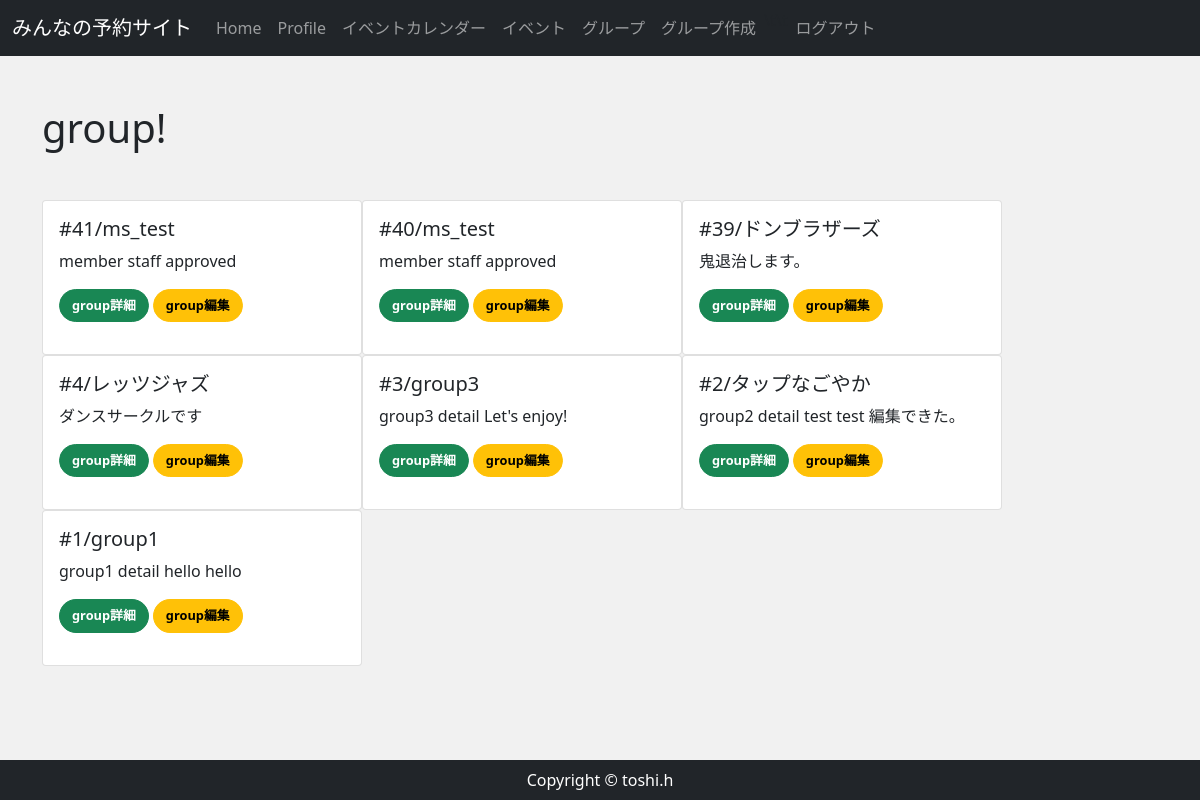
Screenshot of /group/ (signed in) with the database file from the repository.
### reservation/models.py (models this page shows, shortened)
class Group(models.Model):
    group_name = models.CharField(max_length=150)
    group_detail = models.TextField()
    group_owner = models.ForeignKey(
        CustomUser,
        unique=False,
        db_index=True,
        related_name='owner',
        on_delete=models.CASCADE
    )

### reservation/views.py (the view)
# urls.py: path('group/',views.GroupView.as_view(), name="group"),
class GroupView(View):
    def get(self, request, *args, **kwargs):
        group_data = Group.objects.order_by('-id') #新しいものから順番に並べる
        return render(request, 'reservation/group_index.html',{
            'group_data': group_data
        })

### accounts/models.py (called while the page is built)
    @property
    def is_active(self):
        return self.active

### reservation/templates/reservation/group_index.html (shortened to what this page needs)
{% extends 'reservation/base.html' %}
{% block content %}
    <div class="my-5">
        <h1>group!</h1>
    </div>
    <div class="card-deck d-flex flex-wrap" >
    {% for group in group_data %}
        <div class="card  style="width:20rem;"" style="width:20rem;">
                <div class="card-body">
                    <h5 class="card-title">#{{ group.id }}/{{ group.group_name }}</h5>
                    <p class="card-text">{{ group.group_detail|truncatechars:100 }}</p>
                <p class=""><a href="{% url 'group_detail' group.pk  %} " class="btn btn-success">group詳細</a>
                {% if True %}
                <a href="{% url 'group_edit' group.pk  %} " class="btn btn-warning">group編集</a>
                {% endif %}
                </p>
                </div>
        </div>
    {% endfor %}
    </div>
{% endblock %}

### reservation/static/css/rsv_style.css (style rules this page uses)
* { margin: 0; padding: 0; box-sizing: border-box; }
.btn { font-size: 80%; border-radius: 5rem; font-weight: bold; }

### rows the page displays
Group: id "41", group_name "ms_test", group_detail "member staff approved"
Group: id "40", group_name "ms_test", group_detail "member staff approved"
Group: id "39", group_name "ドンブラザーズ", group_detail "鬼退治します。"
Group: id "4", group_name "レッツジャズ", group_detail "ダンスサークルです"
Group: id "3", group_name "group3", group_detail "group3 detail Let's enjoy!"
Group: id "2", group_name "タップなごやか", group_detail "group2 detail test test 編集できた。"
Group: id "1", group_name "group1", group_detail "group1 detail hello hello"
